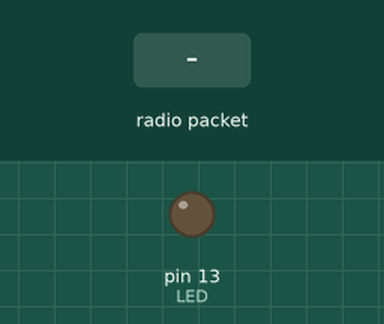
Recording of a sketch running on a simulated Arduino Uno, built with avr-gcc and run on an emulated ATmega328P. On the bench: output pins drawn as LEDs (lit = HIGH). Inputs (shaded band) come from the test bench. No radio packets arrive unless stated; pins used as bus, display or sensor lines are not drawn; what the sketch prints to the serial monitor is not drawn.

Above: at 1.3 s.
1.4 s: radio packet "1" arrives
Timing chart, 0 to 4.4 s (numbered marks = the images above; inputs shaded):
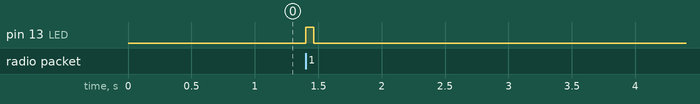

Measured:
- after the input at 1.4 s, pin 13 (LED): LOW → HIGH at once, → LOW 0.06 s later

The sketch:

LoRa_Recieve_Main.ino
```cpp
#include <SPI.h>
#include <RH_RF95.h>
#include <SoftwareSerial.h>

SoftwareSerial mySerial(10,11); //rx, tx

#define RFM95_CS 4
#define RFM95_RST 2
#define RFM95_INT 3


// Change to 434.0 or other frequency, must match RX's freq!
#define RF95_FREQ 915.0

// Singleton instance of the radio driver
RH_RF95 rf95(RFM95_CS, RFM95_INT);

// Blinky on receipt
#define LED 13

void setup()
{
  pinMode(LED, OUTPUT);
  pinMode(RFM95_RST, OUTPUT);
  digitalWrite(RFM95_RST, HIGH);

  //while (!Serial);
  Serial.begin(9600);
  mySerial.begin(9600);
  delay(100);


  // manual reset
  digitalWrite(RFM95_RST, LOW);
  delay(10);
  digitalWrite(RFM95_RST, HIGH);
  delay(10);

  while (!rf95.init()) {

    while (1);
  }


  // Defaults after init are 434.0MHz, modulation GFSK_Rb250Fd250, +13dbM
  if (!rf95.setFrequency(RF95_FREQ)) {

    while (1);
  }


  // Defaults after init are 434.0MHz, 13dBm, Bw = 125 kHz, Cr = 4/5, Sf = 128chips/symbol, CRC on

  // The default transmitter power is 13dBm, using PA_BOOST.
  // If you are using RFM95/96/97/98 modules which uses the PA_BOOST transmitter pin, then
  // you can set transmitter powers from 5 to 23 dBm:
  rf95.setTxPower(23, false);
}

void loop()
{
  //Serial.write("text");
  if (rf95.available())
  {
    // Should be a message for us now
    uint8_t buf[RH_RF95_MAX_MESSAGE_LEN];
    uint8_t len = sizeof(buf);

    if (rf95.recv(buf, &len))
    {
      digitalWrite(LED, HIGH);
     // RH_RF95::printBuffer("Received: ", buf, len);
      String recVal = (char*)buf;

      Serial.println(recVal);
     mySerial.println (recVal);

      // Send a reply
      uint8_t data[] = "And hello back to you";
      rf95.send(data, sizeof(data));
      rf95.waitPacketSent();
      digitalWrite(LED, LOW);
    }
    else
    {
    }
  }
}
```
